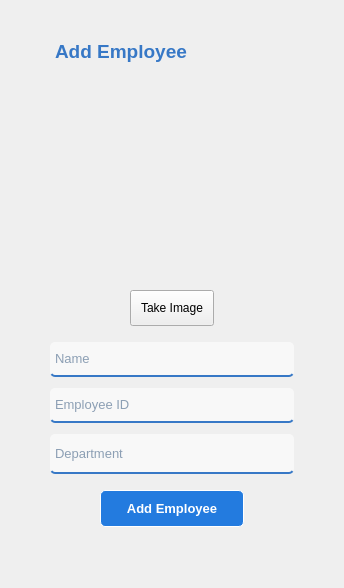
            <widget class="QWidget" name="addEmployee">
             <property name="styleSheet">
              <string notr="true">#uploadButton {
	margin: 10px 80px 10px 80px;
	padding: 10px;
}

#addEmployeeLabel {
	color: rgb(55, 120, 198);
	margin-bottom: 5px;
}

#name, #empID, #dept {
	color: rgb(31, 70, 112);
}

#nameEdit, #idEdit, #deptEdit {
	border-top: none;
	border-left: none;
	border-right: none;
	border-bottom: 2px solid rgb(55, 120, 198);
	border-radius: 5px;
	padding: 3px;
	background-color: rgba(255, 255, 255, 150);
	color: rgb(31, 70, 112);
}

#addEmployeeButton {
	margin: 10px 50px 10px 50px;
	padding: 10px;
	background-color: rgb(35, 123, 223);
	border: 1px solid white;
	border-radius: 5px;
	color: white;
}

#addEmployeeButton:hover {
	background-color: qlineargradient(spread:pad, x1:0.5, y1:1, x2:0.5, y2:0, stop:0 rgba(0, 83, 178, 255), stop:0.567164 rgba(56, 144, 244, 255));
}</string>
             </property>
             <layout class="QVBoxLayout" name="verticalLayout_6">
              <property name="leftMargin">
               <number>50</number>
              </property>
              <property name="topMargin">
               <number>40</number>
              </property>
              <property name="rightMargin">
               <number>50</number>
              </property>
              <item>
               <widget class="QLabel" name="addEmployeeLabel">
                <property name="font">
                 <font>
                  <family>Segoe UI</family>
                  <pointsize>14</pointsize>
                  <weight>75</weight>
                  <bold>true</bold>
                 </font>
                </property>
                <property name="text">
                 <string>Add Employee</string>
                </property>
               </widget>
              </item>
              <item alignment="Qt::AlignHCenter">
               <widget class="QLabel" name="picLabel">
                <property name="sizePolicy">
                 <sizepolicy hsizetype="Preferred" vsizetype="Preferred">
                  <horstretch>0</horstretch>
                  <verstretch>0</verstretch>
                 </sizepolicy>
                </property>
                <property name="minimumSize">
                 <size>
                  <width>200</width>
                  <height>200</height>
                 </size>
                </property>
                <property name="maximumSize">
                 <size>
                  <width>200</width>
                  <height>200</height>
                 </size>
                </property>
                <property name="sizeIncrement">
                 <size>
                  <width>0</width>
                  <height>0</height>
                 </size>
                </property>
                <property name="baseSize">
                 <size>
                  <width>0</width>
                  <height>0</height>
                 </size>
                </property>
                <property name="autoFillBackground">
                 <bool>false</bool>
                </property>
                <property name="text">
                 <string/>
                </property>
                <property name="pixmap">
                 <pixmap>icons/profile.png</pixmap>
                </property>
                <property name="scaledContents">
                 <bool>true</bool>
                </property>
               </widget>
              </item>
              <item>
               <widget class="QPushButton" name="uploadButton">
                <property name="font">
                 <font>
                  <family>Segoe UI</family>
                 </font>
                </property>
                <property name="text">
                 <string>Take Image</string>
                </property>
                <property name="icon">
                 <iconset>
                  <normaloff>icons/upload.png</normaloff>icons/upload.png</iconset>
                </property>
               </widget>
              </item>
              <item>
               <widget class="QLineEdit" name="nameEdit">
                <property name="minimumSize">
                 <size>
                  <width>0</width>
                  <height>40</height>
                 </size>
                </property>
                <property name="font">
                 <font>
                  <family>Segoe UI</family>
                  <pointsize>10</pointsize>
                 </font>
                </property>
                <property name="styleSheet">
                 <string notr="true">margin-bottom: 5px;</string>
                </property>
                <property name="placeholderText">
                 <string>Name</string>
                </property>
               </widget>
              </item>
              <item>
               <widget class="QLineEdit" name="idEdit">
                <property name="minimumSize">
                 <size>
                  <width>0</width>
                  <height>40</height>
                 </size>
                </property>
                <property name="font">
                 <font>
                  <family>Segoe UI</family>
                  <pointsize>10</pointsize>
                 </font>
                </property>
                <property name="styleSheet">
                 <string notr="true">margin-bottom: 5px;</string>
                </property>
                <property name="placeholderText">
                 <string>Employee ID</string>
                </property>
               </widget>
              </item>
              <item>
               <widget class="QLineEdit" name="deptEdit">
                <property name="minimumSize">
                 <size>
                  <width>0</width>
                  <height>40</height>
                 </size>
                </property>
                <property name="font">
                 <font>
                  <family>Segoe UI</family>
                  <pointsize>10</pointsize>
                 </font>
                </property>
                <property name="placeholderText">
                 <string>Department</string>
                </property>
               </widget>
              </item>
              <item>
               <widget class="QPushButton" name="addEmployeeButton">
                <property name="font">
                 <font>
                  <family>Segoe UI</family>
                  <pointsize>10</pointsize>
                  <weight>75</weight>
                  <bold>true</bold>
                 </font>
                </property>
                <property name="text">
                 <string>Add Employee</string>
                </property>
               </widget>
              </item>
              <item>
               <spacer name="verticalSpacer_2">
                <property name="orientation">
                 <enum>Qt::Vertical</enum>
                </property>
                <property name="sizeHint" stdset="0">
                 <size>
                  <width>20</width>
                  <height>40</height>
                 </size>
                </property>
               </spacer>
              </item>
             </layout>
            </widget>
